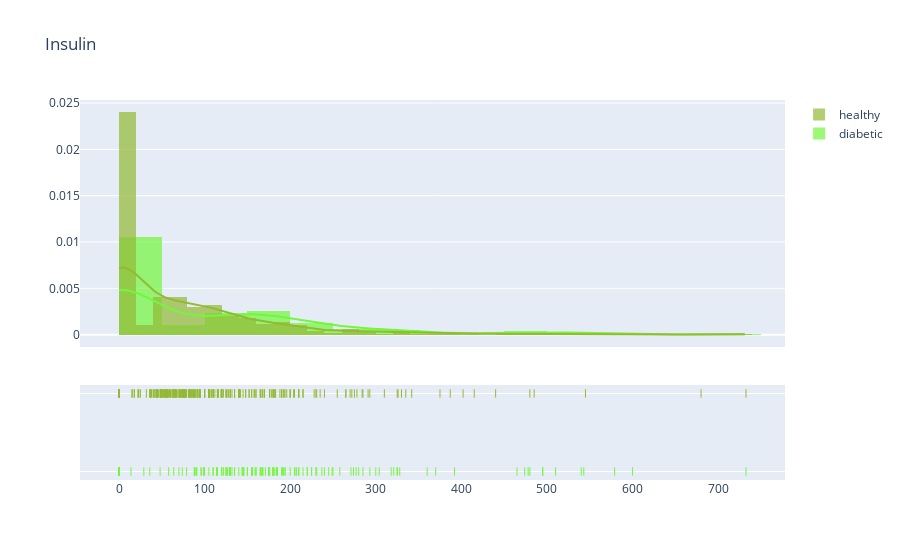

Write notebook code for a chart like this one.
### Markdown cell above
## Insulin Analysis

### Code cell
cols = "Insulin"
trace0 = go.Box(
    name = cols,
    y = df[cols]
)

Diabetic = df[(df['Outcome'] != 0)]
Healthy = df[(df['Outcome'] == 0)]

tmp1 = Diabetic[cols]

tmp2 = Healthy[cols]
hist_data = [tmp1, tmp2]
    
group_labels = ['diabetic', 'healthy']
colors = random_colors(2)

fig = ff.create_distplot(hist_data, group_labels, colors = colors, show_hist = True, bin_size = 0, curve_type='kde')
    
fig['layout'].update(title = cols)

py.iplot(fig, filename = 'Density plot')

### Figure 1 — Plotly figure (JSON) as saved in the notebook; plotly's stock layout.template omitted (floating-point values rounded to 4 significant figures; data arrays with more than 128 entries replaced by an {"elided": "..."} marker saying what was removed)
{"data": [{"autobinx": false, "histnorm": "probability density", "legendgroup": "diabetic", "marker": {"color": "#73F73D"}, "name": "diabetic", "opacity": 0.7, "type": "histogram", "x": {"elided": "268 float values"}, "xaxis": "x", "xbins": {"end": 732.5, "size": 0, "start": 0.0}, "yaxis": "y"}, {"autobinx": false, "histnorm": "probability density", "legendgroup": "healthy", "marker": {"color": "#93B935"}, "name": "healthy", "opacity": 0.7, "type": "histogram", "x": {"elided": "500 float values"}, "xaxis": "x", "xbins": {"end": 732.5, "size": 0, "start": 0.0}, "yaxis": "y"}, {"legendgroup": "diabetic", "marker": {"color": "#73F73D"}, "mode": "lines", "name": "diabetic", "showlegend": false, "type": "scatter", "x": {"elided": "500 float values"}, "xaxis": "x", "y": {"elided": "500 float values"}, "yaxis": "y"}, {"legendgroup": "healthy", "marker": {"color": "#93B935"}, "mode": "lines", "name": "healthy", "showlegend": false, "type": "scatter", "x": {"elided": "500 float values"}, "xaxis": "x", "y": {"elided": "500 float values"}, "yaxis": "y"}, {"legendgroup": "diabetic", "marker": {"color": "#73F73D", "symbol": "line-ns-open"}, "mode": "markers", "name": "diabetic", "showlegend": false, "type": "scatter", "x": {"elided": "268 float values"}, "xaxis": "x", "y": {"elided": "268 str values"}, "yaxis": "y2"}, {"legendgroup": "healthy", "marker": {"color": "#93B935", "symbol": "line-ns-open"}, "mode": "markers", "name": "healthy", "showlegend": false, "type": "scatter", "x": {"elided": "500 float values"}, "xaxis": "x", "y": {"elided": "500 str values"}, "yaxis": "y2"}], "layout": {"barmode": "overlay", "hovermode": "closest", "legend": {"traceorder": "reversed"}, "title": {"text": "Insulin"}, "xaxis": {"anchor": "y2", "domain": [0.0, 1.0], "zeroline": false}, "yaxis": {"anchor": "free", "domain": [0.35, 1], "position": 0.0}, "yaxis2": {"anchor": "x", "domain": [0, 0.25], "dtick": 1, "showticklabels": false}}}
